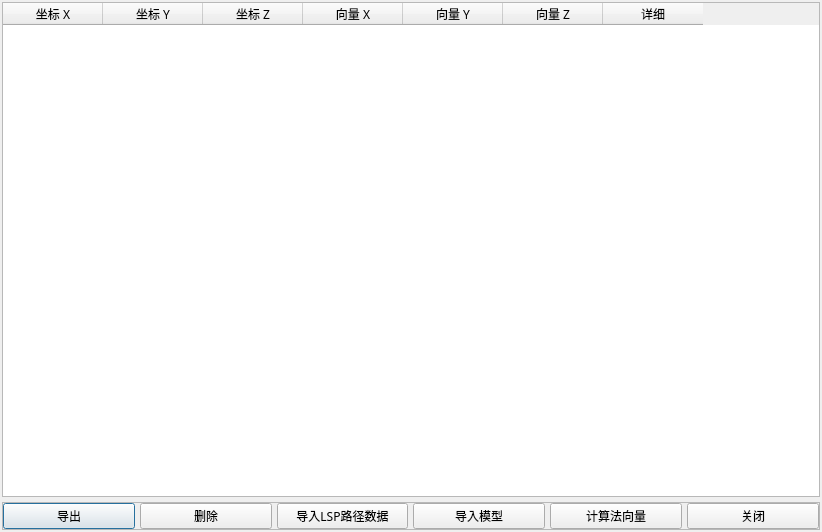
<?xml version="1.0" encoding="UTF-8"?>
<ui version="4.0">
 <class>Dialog</class>
 <widget class="QDialog" name="Dialog">
  <property name="geometry">
   <rect>
    <x>0</x>
    <y>0</y>
    <width>822</width>
    <height>532</height>
   </rect>
  </property>
  <property name="font">
   <font>
    <family>微软雅黑</family>
   </font>
  </property>
  <property name="windowTitle">
   <string>LSP路径点管理</string>
  </property>
  <layout class="QVBoxLayout" name="verticalLayout">
   <property name="spacing">
    <number>5</number>
   </property>
   <property name="leftMargin">
    <number>2</number>
   </property>
   <property name="topMargin">
    <number>2</number>
   </property>
   <property name="rightMargin">
    <number>2</number>
   </property>
   <property name="bottomMargin">
    <number>2</number>
   </property>
   <item>
    <widget class="QTableWidget" name="coordinates">
     <property name="font">
      <font>
       <family>微软雅黑</family>
      </font>
     </property>
     <column>
      <property name="text">
       <string>坐标 X</string>
      </property>
     </column>
     <column>
      <property name="text">
       <string>坐标 Y</string>
      </property>
     </column>
     <column>
      <property name="text">
       <string>坐标 Z</string>
      </property>
     </column>
     <column>
      <property name="text">
       <string>向量 X</string>
      </property>
     </column>
     <column>
      <property name="text">
       <string>向量 Y</string>
      </property>
     </column>
     <column>
      <property name="text">
       <string>向量 Z</string>
      </property>
     </column>
     <column>
      <property name="text">
       <string>详细</string>
      </property>
     </column>
    </widget>
   </item>
   <item>
    <widget class="QFrame" name="frame">
     <property name="frameShape">
      <enum>QFrame::StyledPanel</enum>
     </property>
     <property name="frameShadow">
      <enum>QFrame::Raised</enum>
     </property>
     <layout class="QHBoxLayout" name="horizontalLayout">
      <property name="spacing">
       <number>5</number>
      </property>
      <property name="leftMargin">
       <number>0</number>
      </property>
      <property name="topMargin">
       <number>0</number>
      </property>
      <property name="rightMargin">
       <number>0</number>
      </property>
      <property name="bottomMargin">
       <number>0</number>
      </property>
      <item>
       <widget class="QPushButton" name="export_data">
        <property name="text">
         <string>导出</string>
        </property>
       </widget>
      </item>
      <item>
       <widget class="QPushButton" name="delete_data">
        <property name="text">
         <string>删除</string>
        </property>
       </widget>
      </item>
      <item>
       <widget class="QPushButton" name="import_track">
        <property name="text">
         <string>导入LSP路径数据</string>
        </property>
       </widget>
      </item>
      <item>
       <widget class="QPushButton" name="import_model">
        <property name="text">
         <string>导入模型</string>
        </property>
       </widget>
      </item>
      <item>
       <widget class="QPushButton" name="compute_normal">
        <property name="text">
         <string>计算法向量</string>
        </property>
       </widget>
      </item>
      <item>
       <widget class="QPushButton" name="close">
        <property name="text">
         <string>关闭</string>
        </property>
       </widget>
      </item>
     </layout>
    </widget>
   </item>
  </layout>
 </widget>
 <resources/>
 <connections/>
</ui>
